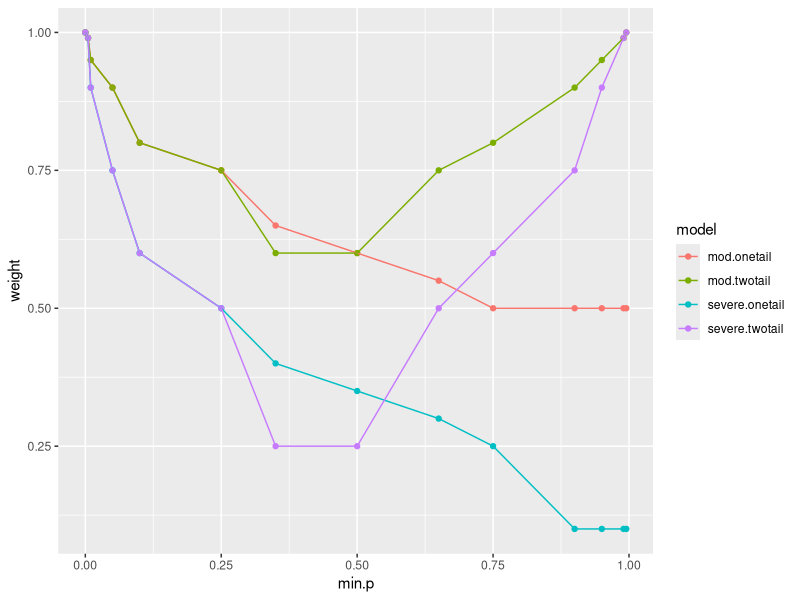

Recreate this plot in R.
# moderate and severe selection models used by Kepes et al.

library(readxl)
library(tidyverse)
weights <- read_excel("vevea_weights.xlsx") %>% 
  gather(key = model, value = weight, mod.onetail:severe.twotail)

ggplot(weights, aes(x = min.p, y = weight, col = model)) +
  geom_point() + 
  geom_line()

# Doesn't work yet
# make dataframe iterating over 0 < p < 1 in steps of .001
# weightframe <- data.frame(expand.grid(p = seq(0, 1, .001),
#                                       model = c("mod.onetail", "sev.onetail", "mod.twotail", "sev.twotail")))
# weightframe$weight <- NULL
# for (i in 1:length(weightframe)) {
#   weightframe$weight[i] <- weights$weight[weights$model[i] == weightframe$model &
#                                             weights$min.p[i] >= weightframe$p &
#                                             weights$max.p[i] < weightframe$p]
# }

# inspect
# ggplot(weightframe, aes(x = p, y = weight, col = model)) +
#   geom_point() +
#   geom_line()


